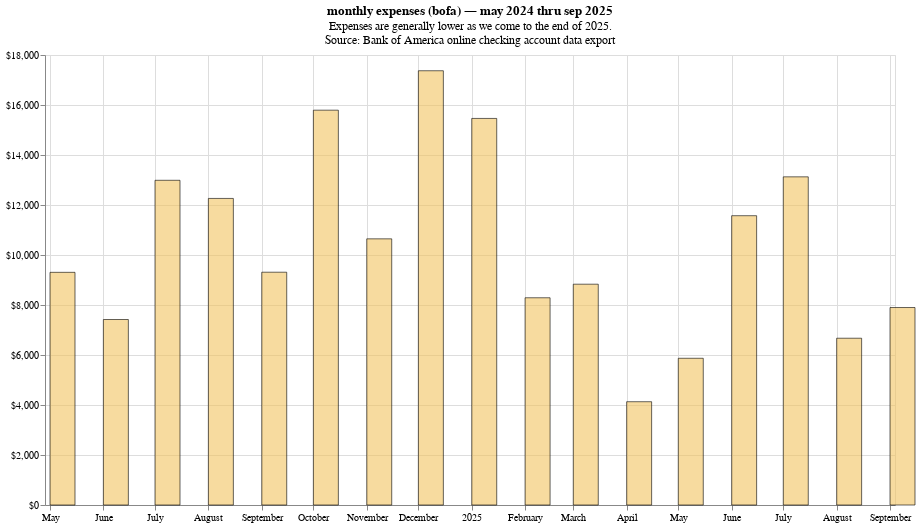

This figure's notebook cell:
### Code cell
monthly_totals = alt.Chart(
    df_monthly,
    title=alt.Title(
        f'monthly expenses (bofa) — may 2024 thru sep 2025',
        subtitle=[
            'Expenses are generally lower as we come to the end of 2025.',
            source_description,
        ]
    ),
    width=850,
    height=450,
).mark_bar(
    color=base_color,
    stroke='black',
    opacity=base_opacity,
    width=25,
    align='left',
).encode(
    x=alt.X('Month', title=''),
    y=alt.Y('Expenses', title='', axis=alt.Axis(format='$,d')),
    tooltip='custom_tooltip:N',
).transform_calculate(
    custom_tooltip='"$" + datum.Expenses'
)

monthly_totals

### Figure 1 — Vega-Lite specification as saved in the notebook (floating-point values rounded to 4 significant figures)
{"usermeta": {"embedOptions": {"theme": "ggplot2"}}, "config": {"view": {"continuousWidth": 300, "continuousHeight": 300}}, "data": {"name": "data-d9e1e15398686825d2e66ab484fb33ca"}, "mark": {"type": "bar", "align": "left", "color": "#f2c45f", "opacity": 0.6, "stroke": "black", "width": 25}, "encoding": {"tooltip": {"field": "custom_tooltip", "type": "nominal"}, "x": {"field": "Month", "title": "", "type": "temporal"}, "y": {"axis": {"format": "$,d"}, "field": "Expenses", "title": "", "type": "quantitative"}}, "height": 450, "title": {"text": "monthly expenses (bofa) — may 2024 thru sep 2025", "subtitle": ["Expenses are generally lower as we come to the end of 2025.", "Source: Bank of America online checking account data export"]}, "transform": [{"calculate": "\"$\" + datum.Expenses", "as": "custom_tooltip"}], "width": 850, "$schema": "https://vega.github.io/schema/vega-lite/v5.20.1.json", "datasets": {"data-d9e1e15398686825d2e66ab484fb33ca": [{"Month": "2024-05-01T00:00:00", "Expenses": 9307.0}, {"Month": "2024-06-01T00:00:00", "Expenses": 7420.0}, {"Month": "2024-07-01T00:00:00", "Expenses": 12990.0}, {"Month": "2024-08-01T00:00:00", "Expenses": 12260.0}, {"Month": "2024-09-01T00:00:00", "Expenses": 9312.0}, {"Month": "2024-10-01T00:00:00", "Expenses": 15790.0}, {"Month": "2024-11-01T00:00:00", "Expenses": 10650.0}, {"Month": "2024-12-01T00:00:00", "Expenses": 17370.0}, {"Month": "2025-01-01T00:00:00", "Expenses": 15460.0}, {"Month": "2025-02-01T00:00:00", "Expenses": 8290.0}, {"Month": "2025-03-01T00:00:00", "Expenses": 8832.0}, {"Month": "2025-04-01T00:00:00", "Expenses": 4132.0}, {"Month": "2025-05-01T00:00:00", "Expenses": 5869.0}, {"Month": "2025-06-01T00:00:00", "Expenses": 11570.0}, {"Month": "2025-07-01T00:00:00", "Expenses": 13130.0}, {"Month": "2025-08-01T00:00:00", "Expenses": 6671.0}, {"Month": "2025-09-01T00:00:00", "Expenses": 7899.0}]}}
